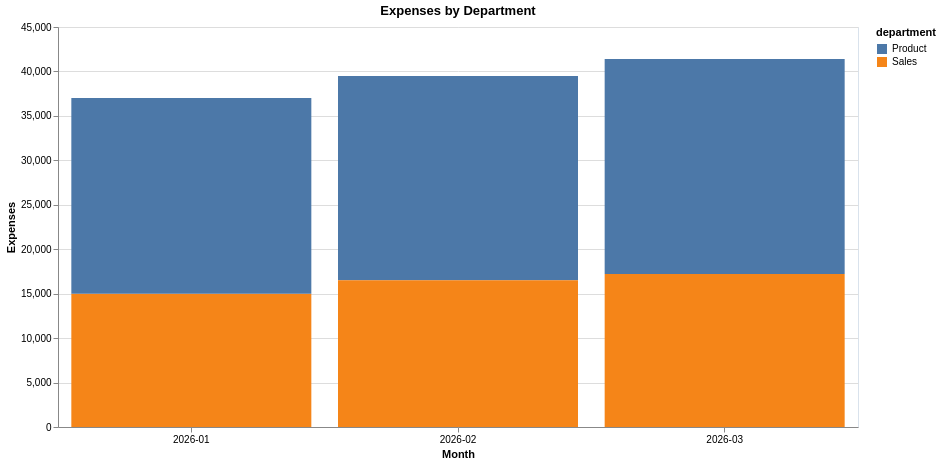

The Vega-Lite source for this figure:
### Vega-Lite specification from a JSON file in a GitHub repository (floating-point values rounded to 4 significant figures)
{"config": {"view": {"continuousWidth": 300, "continuousHeight": 300, "stroke": "#d9e2ec"}}, "data": {"name": "data-e313016ad780a29867de9b28cebb9a39"}, "mark": {"type": "bar"}, "encoding": {"color": {"field": "department", "type": "nominal"}, "opacity": {"condition": {"param": "param_da46cb0ab065acf5", "value": 1}, "value": 0.2}, "tooltip": [{"field": "month", "type": "nominal"}, {"field": "expenses", "type": "quantitative"}, {"field": "department", "type": "nominal"}], "x": {"axis": {"labelAngle": 0}, "field": "month", "title": "Month", "type": "nominal"}, "y": {"field": "expenses", "title": "Expenses", "type": "quantitative"}}, "height": 400, "params": [{"name": "param_da46cb0ab065acf5", "select": {"type": "point", "fields": ["department"]}, "bind": "legend"}], "title": "Expenses by Department", "width": 800, "$schema": "https://vega.github.io/schema/vega-lite/v6.4.1.json", "datasets": {"data-e313016ad780a29867de9b28cebb9a39": [{"month": "2026-02", "department": "Product", "expenses": 23000.0}, {"month": "2026-03", "department": "Sales", "expenses": 17200.0}, {"month": "2026-01", "department": "Sales", "expenses": 15000.0}, {"month": "2026-01", "department": "Product", "expenses": 22000.0}, {"month": "2026-02", "department": "Sales", "expenses": 16500.0}, {"month": "2026-03", "department": "Product", "expenses": 24200.0}]}}
